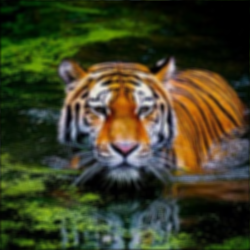
#> input picture blind_originals/tiger.png, 250 x 250 px, found by its file name; its folder holds only this picture in this run
$ python blind_core.py
#> lines starting #> are read from the running program, lines starting #| are printed output that depends on the picture
### blur_image/utils.py
import numpy as np
from PIL import Image
import math


def load_image(image_path, grayscale=False):
    """
    Loads an image from a specified path and optionally converts it to grayscale.

    :param image_path: The path to the image to be loaded.
    :type image_path: str
    :param grayscale: Flag indicating whether to convert the image to grayscale. Default is False.
    :type grayscale: bool
    :return: The loaded image as a NumPy array. If `grayscale` is True, the image will be 2D, otherwise 3D.
    :rtype: numpy.ndarray
    """
#> called with image_path = 'blind_originals/tiger.png', grayscale = False
    image = Image.open(image_path)
#> image is the input picture: PIL image 250x250 RGB; mean R, G, B 62.9, 64.1, 37.4
    if grayscale:
        image = image.convert("L")
    else:
        image = image.convert("RGB")
    return np.array(image)


def save_image(image_array, file_path):
    """
    Saves a NumPy array as an image to the specified path. The function handles normalization and ensures that the image data
    is in the correct dtype and shape for saving.

    :param image_array: The image data as a NumPy array.
    :type image_array: numpy.ndarray
    :param file_path: The path where the image will be saved.
    :type file_path: str
    :raises ValueError: If the image shape or channels are unsupported.
    """
    # Ensure the image data is in the right dtype and scale
    if image_array.dtype != np.uint8:
        # Normalize and scale if not already uint8
        image_array = (
            255
            * (
                (image_array - image_array.min())
                / (image_array.max() - image_array.min())
            )
        ).astype(np.uint8)

    # Ensure the shape is correct (for this example, assuming RGB)
    if image_array.ndim == 3 and image_array.shape[2] == 1:
        # If the image is actually grayscale but shaped (height, width, 1), we convert it to (height, width)
        image_array = image_array.reshape(image_array.shape[:2])
    elif image_array.ndim == 2 or (image_array.ndim == 3 and image_array.shape[2] == 3):
        # If the shape is correct, do nothing special. This includes grayscale (height, width) and RGB (height, width, 3).
        pass
    else:
        # If the array shape does not meet the expected conditions, raise an error or handle accordingly.
        raise ValueError("Unsupported image shape or channels.")

    # Create and save the image
    image = Image.fromarray(image_array)
    image.save(file_path)


# [9 lines left out: function show_image, not called in this run]


def calculate_psnr(original, reconstructed):
    """
    Calculate the PSNR (Peak Signal to Noise Ratio) between the original and reconstructed images.

    :param original: Original image data as a numpy array.
    :param reconstructed: Reconstructed (deblurred) image data as a numpy array.
    :return: PSNR value in decibels (dB).
    """
    mse = np.mean((original - reconstructed) ** 2)
    if mse == 0:  # MSE is zero means no noise is present in the signal.
        # Therefore PSNR is 100.
        return 100
    max_pixel = 255.0
    psnr = 20 * math.log10(max_pixel / math.sqrt(mse))
    return psnr


def print_red(string):
    # Red color
    print("\033[1;31m" + string + "\033[0m")


def print_green(string):
    # Bright green color
    print("\033[1;32m" + string + "\033[0m")


def print_yellow(string):
    # Yellow color
    print("\033[1;33m" + string + "\033[0m")


def print_blue(string):
    # Blue color
    print("\033[1;34m" + string + "\033[0m")

def print_purple(string):
    # Purple color
    print("\033[1;35m" + string + "\033[0m")

### blur_image/image_processing/blind_richardson_lucy.py
import numpy as np
from scipy.signal import fftconvolve


class BlindRichardsonLucy:
    def __init__(self, image, initial_psf, iterations=10, psf_iterations=5):
        """
        Initialize the BlindRichardsonLucy deconvolution class with the target image,
        an initial point spread function (PSF), and the number of iterations for both
        the image deconvolution and PSF estimation.

        :param image: Input image as a numpy array.
        :param initial_psf: Initial guess for the point spread function.
        :param iterations: Number of iterations for the deconvolution process.
        :param psf_iterations: Number of iterations for refining the PSF.
        """
#> called with initial_psf = array of shape (3, 3), iterations = 15, psf_iterations = 3
        self.image = image.astype(np.float64)
        self.psf = initial_psf
        self.iterations = iterations
        self.psf_iterations = psf_iterations
        self.psf_mirror = np.flipud(np.fliplr(self.psf))  # Precompute the mirrored PSF

    def apply(self):
        """
        Deblurs the image using the Richardson-Lucy deconvolution algorithm. This method supports both grayscale
        and color images by processing each channel separately if necessary.

        :return: The deblurred image, with the same dimensions as the input image.
        :rtype: numpy.ndarray
        """
        if self.image.ndim == 3:
            channels = [self._apply_to_channel(self.image[:, :, i]) for i in range(3)]
            deblurred_image = np.stack(channels, axis=-1)
        else:
            deblurred_image = self._apply_to_channel(self.image)
        return deblurred_image.astype(np.uint8)

    def _apply_to_channel(self, channel):
        """
        Apply the deconvolution process to a single color channel and updates the PSF estimate.

        :param channel: Single color channel of the image as a numpy array.
        :return: Deconvolved channel as a numpy array.
        """
        original_mean = np.mean(channel)
#> original_mean = 62.93
        original_std = np.std(channel)
#> original_std = 58.64

        estimate = np.copy(channel)

        for _ in range(self.iterations):
            convolved_estimate = self._convolve2d(estimate, self.psf)
            relative_blur = channel / (convolved_estimate + 1e-12)
            error_estimate = self._convolve2d(relative_blur, self.psf_mirror)
            estimate *= error_estimate

            # Incremental lighting and contrast correction
            estimate_mean = np.mean(estimate)
            estimate_std = np.std(estimate)

            if estimate_mean > 0 and estimate_std > 0:
                mean_correction_factor = original_mean / estimate_mean
                std_correction_factor = original_std / estimate_std
                estimate = (estimate * mean_correction_factor) * std_correction_factor
                # Ensure the correction does not push values beyond the valid range
                estimate = np.clip(estimate, 0, 255)  # Assuming 8-bit image
#> this loop made 15 passes
#> (estimate_std, std_correction_factor) on passes 1 to 12: (59.41, 0.987), (59.64, 0.983), (59.73, 0.982), (59.78, 0.981), (59.81, 0.981), (59.82, 0.98), (59.83, 0.98), (59.84, 0.98), (59.85, 0.98), (59.86, 0.98), (59.86, 0.98), (59.87, 0.98)

        # Update the PSF estimate
        self._update_psf(channel, estimate)

        return estimate

    def _update_psf(self, original, estimate):
        """
        Update the PSF based on the latest image estimate and the original image.

        :param original: Original image channel.
        :param estimate: Latest deconvolved image estimate.
        """
        flipped_estimate = np.flipud(
            np.fliplr(estimate)
        )  # Precompute the flipped estimate once per iteration
        for _ in range(self.psf_iterations):
            estimated_convolution = self._convolve2d(estimate, self.psf)
            error_ratio = original / (estimated_convolution + 1e-12)
            full_psf_update = self._convolve2d(error_ratio, flipped_estimate)

            # Crop to match the PSF size
            psf_update = self._crop_center(full_psf_update, self.psf.shape)
            self.psf *= psf_update
            self.psf /= np.sum(self.psf)  # Normalize PSF to maintain energy
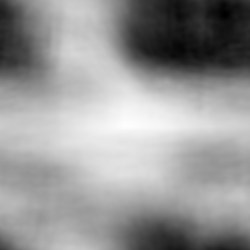
#> full_psf_update: shape (250, 250) float64; min 3591837.4, max 3934143.8, mean 3795227.9; drawn with min black and max white

    def _convolve2d(self, image, kernel):
        """
        Perform a 2D convolution of an image with a kernel, simulating the behavior of scipy.signal.convolve2d.
        Way faster than richardson_lucy._convolve2d because it uses FFT-based convolution.

        :param image: Input image as a numpy array.
        :param kernel: Convolution kernel as a numpy array.
        :return: Convolved image as a numpy array.
        """
        # Compute padding widths
        pad_height = kernel.shape[0] // 2
        pad_width = kernel.shape[1] // 2

        # Manually wrap the boundary by padding
        padded_image = np.pad(
            image, ((pad_height, pad_height), (pad_width, pad_width)), mode="wrap"
        )

        # Perform FFT-based convolution on the padded image
        result = fftconvolve(padded_image, kernel, mode="same")

        # Crop the result back to the original image size
        result_cropped = result[pad_height:-pad_height, pad_width:-pad_width]

        return result_cropped

    def _crop_center(self, img, cropsize):
        """
        Crop the center of an image to a specified size.

        :param img: Input image as a numpy array.
        :param cropsize: Tuple specifying the desired crop size.
        """
        y, x = img.shape
        cropx, cropy = cropsize
        startx = x // 2 - (cropx // 2)
        starty = y // 2 - (cropy // 2)
        return img[starty : starty + cropy, startx : startx + cropx]

### blur_image/image_processing/kernels.py
import numpy as np


class Kernel:
    def __init__(self, name, kernel, kernel_size, sigma=None):
        """
        Create a new Kernel object with a given name and kernel matrix.

        :param name: The name of the kernel.
        :type name: str
        :param kernel: The kernel matrix.
        :type kernel: ndarray
        :param kernel_size: The size of the kernel matrix.
        :type kernel_size: int
        """
        self.name = name
        self.kernel = kernel
        self.size = kernel_size
        self.sigma = sigma

    def __str__(self):
        if self.sigma is not None:
            return f"{self.name}_{self.size}x{self.size}_sigma{self.sigma}"
        else:
            return f"{self.name}_{self.size}x{self.size}"


### KERNEL FUNCTIONS ###


def kernel_average(size=3):
    """
    Creates an averaging kernel: a matrix where all elements have equal value, contributing equally to the output.
    It smooths the image by averaging the pixels under the kernel area.

    :param size: The size of the kernel. Must be an odd number.
    :type size: int
    :return: An instance of the Kernel class representing the averaging kernel.
    :rtype: Kernel
    :raises ValueError: If the kernel size is not an odd number.
    """
    if size % 2 == 0:
        raise ValueError("Kernel size must be an odd number.")

    kernel_matrix = np.ones((size, size)) / (size * size)
    return Kernel(f"average", kernel_matrix, size)


def kernel_gaussian(size=3, sigma=1.0):
    """
    Creates a Gaussian kernel: a matrix where the central elements have higher values with a decrease towards the edges,
    following a Gaussian distribution. It reduces noise and details in the image.

    :param size: The size of the kernel. Must be an odd number.
    :type size: int
    :param sigma: The standard deviation of the Gaussian distribution.
    :type sigma: float
    :return: An instance of the Kernel class representing the Gaussian kernel.
    :rtype: Kernel
    :raises ValueError: If the kernel size is not an odd number.
    """
    if size % 2 == 0:
        raise ValueError("Kernel size must be an odd number.")

    ax = np.linspace(-(size - 1) / 2.0, (size - 1) / 2.0, size)
    gauss = np.exp(-0.5 * np.square(ax) / np.square(sigma))
    kernel_matrix = np.outer(gauss, gauss)
    kernel_matrix /= np.sum(kernel_matrix)
    return Kernel(f"gaussian", kernel_matrix, size, sigma)


# [109 lines left out: function apply_kernel, not called in this run]

### blur_image/blind_core.py
import os
import time
from utils import (
    load_image,
    save_image,
    calculate_psnr,
    print_blue,
    print_green,
    print_red,
    print_yellow,
    print_purple,
)
from image_processing.kernels import (
    Kernel,
    apply_kernel,
    kernel_average,
    kernel_gaussian,
)
from image_processing.blind_richardson_lucy import BlindRichardsonLucy


class BlindImageProcessor:
    def __init__(self, input_folder, output_folder):
        self.input_folder = input_folder
        self.output_folder = output_folder

    def process_image(self, image_path, kernel_obj, iterations, psf_iterations):
        image = load_image(image_path)
        filename = os.path.splitext(os.path.basename(image_path))[0]
        image_output_folder = os.path.join(self.output_folder, filename)

        # Update the folder name to include the kernel information
        kernel_folder_name = str(kernel_obj)
        kernel_output_folder = os.path.join(image_output_folder, kernel_folder_name)

        if not os.path.exists(kernel_output_folder):
            os.makedirs(kernel_output_folder)

        print_purple(
            f"Unblurring image: {filename}, {iterations} iterations, {psf_iterations} PSF iterations"
        )
        start_time = time.time()
        blrl = BlindRichardsonLucy(image, kernel_obj.kernel, iterations, psf_iterations)
        unblurred_image = blrl.apply()
#> the loop in _apply_to_channel (call 2), `for _ in range(self.iterations):` made 15 passes
#> (estimate_std, std_correction_factor) on passes 1 to 12: (46.47, 0.979), (46.76, 0.973), (46.88, 0.971), (46.94, 0.97), (46.98, 0.969), (47, 0.968), (47.02, 0.968), (47.03, 0.968), (47.05, 0.967), (47.06, 0.967), (47.07, 0.967), (47.07, 0.967)
#> pass 1, in _convolve2d (call 37), `padded_image = np.pad( image, ((pad_height, pad_height), (pad_width, p..`:
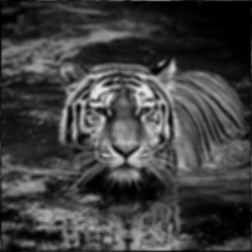
#> padded_image: shape (252, 252) float64; min 0, max 230, mean 63.7
#> after the loop in _update_psf (call 2), `for _ in range(self.psf_iterations):`:
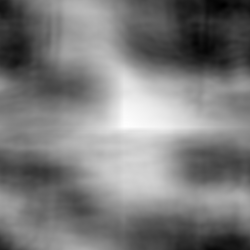
#> full_psf_update: shape (250, 250) float64; min 3799207.2, max 4009147, mean 3901570; drawn with min black and max white
#> in _apply_to_channel (call 3), `original_mean = np.mean(channel)`: original_mean = 37.35
#> in _apply_to_channel (call 3), `original_mean = np.mean(channel)`:
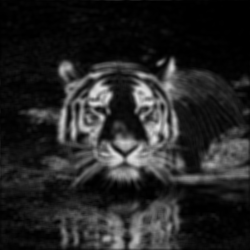
#> channel: shape (250, 250) float64; min 0, max 222, mean 37.4
#> in _apply_to_channel (call 3), `original_std = np.std(channel)`: original_std = 45.06
#> the loop in _apply_to_channel (call 3), `for _ in range(self.iterations):` made 15 passes
#> (estimate_std, std_correction_factor) on passes 1 to 12: (45.86, 0.983), (46.08, 0.978), (46.16, 0.976), (46.21, 0.975), (46.23, 0.975), (46.25, 0.974), (46.26, 0.974), (46.27, 0.974), (46.28, 0.974), (46.29, 0.974), (46.29, 0.973), (46.3, 0.973)
#> after the loop in _apply_to_channel (call 3), `for _ in range(self.iterations):`:
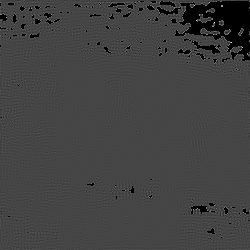
#> relative_blur: shape (250, 250) float64; min 0, max 3.76, mean 0.976; drawn with min black and max white
#> in _update_psf (call 3), `flipped_estimate = np.flipud( np.fliplr(estimate) )`:
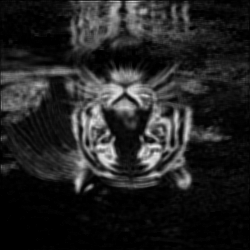
#> flipped_estimate: shape (250, 250) float64; min 0, max 233, mean 36.3
#> after the loop in _update_psf (call 3), `for _ in range(self.psf_iterations):`:
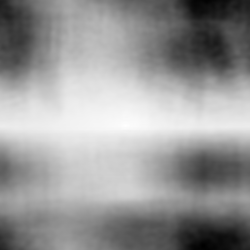
#> full_psf_update: shape (250, 250) float64; min 2041326.1, max 2335649.9, mean 2216276.6; drawn with min black and max white
#> in apply, `channels = [self._apply_to_channel(self.image[:, :, i]) for i in range..`: channels = 3 items

        # Calculate PSNR.
        psnr_value = calculate_psnr(image, unblurred_image)
#> in calculate_psnr, `mse = np.mean((original - reconstructed) ** 2)`: mse = 18.82
#> in calculate_psnr, `psnr = 20 * math.log10(max_pixel / math.sqrt(mse))`: psnr = 35.38
#> psnr_value = 35.38
        print_yellow(f"PSNR: {psnr_value:.2f} dB")

        duration = time.time() - start_time

        # Update the file name to include kernel, iteration, and PSF iteration information
        unblurred_image_filename = (
            f"{filename}_unblurred_{iterations}-iter_{psf_iterations}-psf-iter.png"
        )
        unblurred_image_path = os.path.join(
            kernel_output_folder, unblurred_image_filename
        )
        save_image(unblurred_image, unblurred_image_path)

        # Print the duration in a formatted way
        print_green(f"Completed in: {duration:.2f} seconds")
        print("--------------------------------------------------")

    def process_folder(self, initial_psf_list, iterations_list, psf_iterations):
        for filename in os.listdir(self.input_folder):
            if filename.endswith((".png", ".jpg", ".jpeg", ".webp", ".gif")):
                print_blue(
                    f"############### Processing image: {filename} ###############"
                )
                image_path = os.path.join(self.input_folder, filename)

                for initial_psf in initial_psf_list:
                    for iterations in iterations_list:
                        self.process_image(
                            image_path, initial_psf, iterations, psf_iterations
                        )


if __name__ == "__main__":
    input_folder = "blind_originals"
    output_folder = "blind_processed"

    # The initial PSF is a guess and should be defined accordingly.
    # It could be a simple average kernel or a Gaussian, etc.
    initial_psf_list = [
        kernel_average(3),
        kernel_average(5),
        kernel_gaussian(5, 1.0),
        kernel_gaussian(5, 2.0),
    ]

    iterations_list = [
        15,
        30,
        60,
        120,
    ]  # Number of iterations for Blind Richardson-Lucy deconvolution
    psf_iterations = 3  # Number of PSF iterations during each main iteration

    processor = BlindImageProcessor(input_folder, output_folder)
    processor.process_folder(initial_psf_list, iterations_list, psf_iterations)
